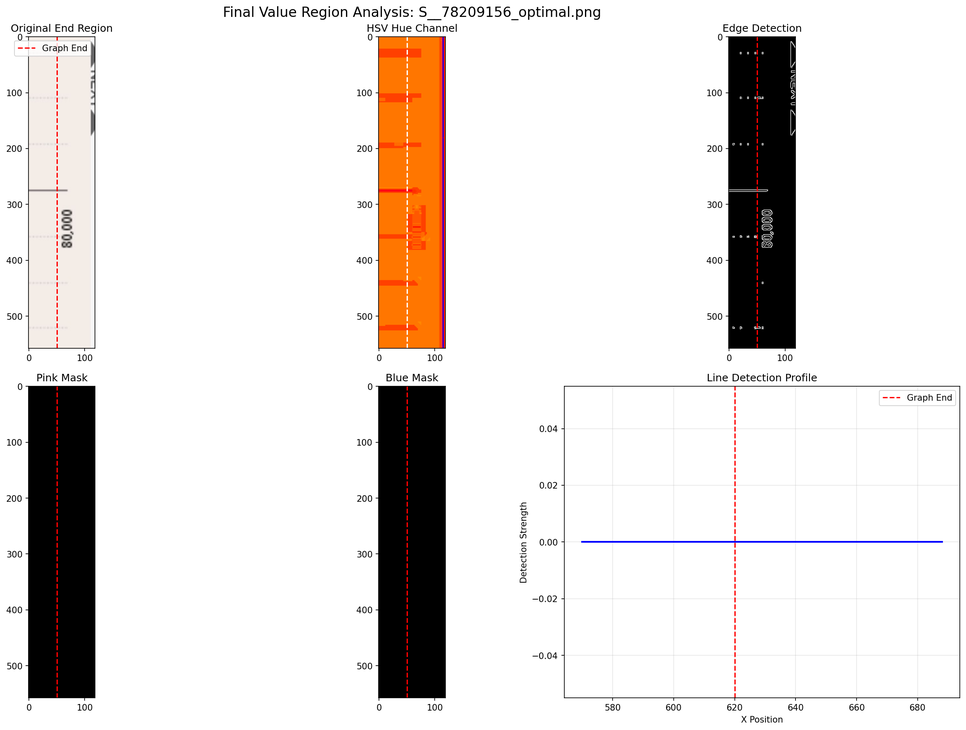
#> input picture final_value_analysis_S__78209156_optimal.png, 966 x 730 px, shrunk from 2340 x 1769 before the run
$ python -i optimal_graph_cropper_v2.py   (imports and definitions only)   (older library calls are emulated)
#> lines starting #> are read from the running program, lines starting #| are printed output that depends on the picture
#!/usr/bin/env python3
"""
最適化グラフ切り取りツール V2
- ±30,000の線を含むグラフ領域を切り取り
- Y軸の数値ラベルは含めない（BACK/NEXTなど）
- グリッド線を基準に正確な境界検出
"""

import os
import numpy as np
from PIL import Image
import cv2
from typing import Tuple, Optional, Dict

class OptimalGraphCropperV2:
    """最適化グラフ切り取りシステム V2"""

    def __init__(self, debug_mode=True):
        self.debug_mode = debug_mode

    def log(self, message, level="INFO"):
        """ログ出力"""
        if self.debug_mode:
            print(f"[{level}] {message}")

    def detect_horizontal_lines(self, img_array: np.ndarray) -> list:
        """水平線（グリッド線）を検出"""
        height, width = img_array.shape[:2]
        gray = cv2.cvtColor(img_array, cv2.COLOR_RGB2GRAY)

        # エッジ検出
        edges = cv2.Canny(gray, 30, 100)

        # 水平線を検出
        horizontal_lines = []
        min_line_length = width * 0.5  # 画面幅の50%以上

        for y in range(height):
            # 水平方向のエッジをカウント
            edge_count = np.sum(edges[y, width//4:3*width//4] > 0)
            if edge_count > min_line_length:
                horizontal_lines.append(y)

        # 連続した線をグループ化して代表値を取る
        if not horizontal_lines:
            return []

        grouped_lines = []
        current_group = [horizontal_lines[0]]

        for i in range(1, len(horizontal_lines)):
            if horizontal_lines[i] - horizontal_lines[i-1] <= 3:
                current_group.append(horizontal_lines[i])
            else:
                grouped_lines.append(int(np.mean(current_group)))
                current_group = [horizontal_lines[i]]

        grouped_lines.append(int(np.mean(current_group)))

        return grouped_lines

    def find_graph_boundaries_by_lines(self, img_array: np.ndarray) -> Tuple[int, int, int, int]:
        """グリッド線を基準にグラフ境界を検出"""
        height, width = img_array.shape[:2]

        # 水平線を検出
        h_lines = self.detect_horizontal_lines(img_array)

        if len(h_lines) < 2:
            self.log("グリッド線が不足、デフォルト値を使用", "WARNING")
            # フォールバック値
            top = int(height * 0.15)
            bottom = int(height * 0.85)
        else:
            # 最上部と最下部のグリッド線を±30,000の線として扱う
            # ただし、あまりに端に近い線は除外
            valid_lines = [y for y in h_lines if height * 0.1 < y < height * 0.9]

            if len(valid_lines) >= 2:
                top = min(valid_lines)
                bottom = max(valid_lines)

                # 上下に少しマージンを追加（線が切れないように）
                top = max(0, top - 5)
                bottom = min(height - 1, bottom + 5)
            else:
                top = int(height * 0.15)
                bottom = int(height * 0.85)

        # 左右の境界
        # グラフ描画領域の開始と終了を検出
        gray = cv2.cvtColor(img_array, cv2.COLOR_RGB2GRAY)

        # 垂直エッジを検出して左右の境界を見つける
        edges_v = cv2.Sobel(gray, cv2.CV_64F, 1, 0, ksize=3)
        edges_v = np.abs(edges_v)

        # 左側の境界（Y軸の右側）
        left = 0
        for x in range(width//4):
            if np.mean(edges_v[top:bottom, x]) > 20:
                left = x + 10  # 少し右にオフセット
                break

        if left == 0:
            left = int(width * 0.08)  # デフォルト値

        # 右側の境界
        right = width
        for x in range(width-1, 3*width//4, -1):
            if np.mean(edges_v[top:bottom, x]) > 20:
                right = x - 10  # 少し左にオフセット
                break

        if right == width:
            right = int(width * 0.92)  # デフォルト値

        # 0ラインの検出（デバッグ用）
        zero_line_y = self.detect_zero_line(img_array[top:bottom, left:right])
        if zero_line_y is not None:
            zero_line_y += top
            self.log(f"0ライン検出: Y={zero_line_y} (相対位置: {(zero_line_y-top)/(bottom-top)*100:.1f}%)", "DEBUG")

        return (left, top, right, bottom)

    def detect_zero_line(self, roi: np.ndarray) -> Optional[int]:
        """ROI内で0ラインを検出"""
        height, width = roi.shape[:2]
        gray = cv2.cvtColor(roi, cv2.COLOR_RGB2GRAY)

        # 中央付近で最も濃い線を探す
        center_y = height // 2
        search_range = height // 3

        max_darkness = 0
        zero_line_y = None

        for y in range(max(1, center_y - search_range),
                      min(height - 1, center_y + search_range)):
            # ライン上のピクセルの暗さを評価
            line_darkness = 255 - np.mean(gray[y, :])

            if line_darkness > max_darkness:
                max_darkness = line_darkness
                zero_line_y = y

        return zero_line_y

    def crop_optimal_graph(self, image_path: str, output_path: str = None) -> Tuple[bool, Optional[str], Dict]:
        """最適化されたグラフ切り取りを実行"""
        try:
            self.log(f"処理開始: {os.path.basename(image_path)}")

            # 画像読み込み
            img = Image.open(image_path)
#> img is the input picture: PIL image 966x730 RGBA; mean R, G, B, A 229.3, 224.4, 221.7, 255
            img_array = np.array(img)

            # グリッド線基準で境界を検出
            left, top, right, bottom = self.find_graph_boundaries_by_lines(img_array)
#> in detect_horizontal_lines, `gray = cv2.cvtColor(img_array, cv2.COLOR_RGB2GRAY)`:
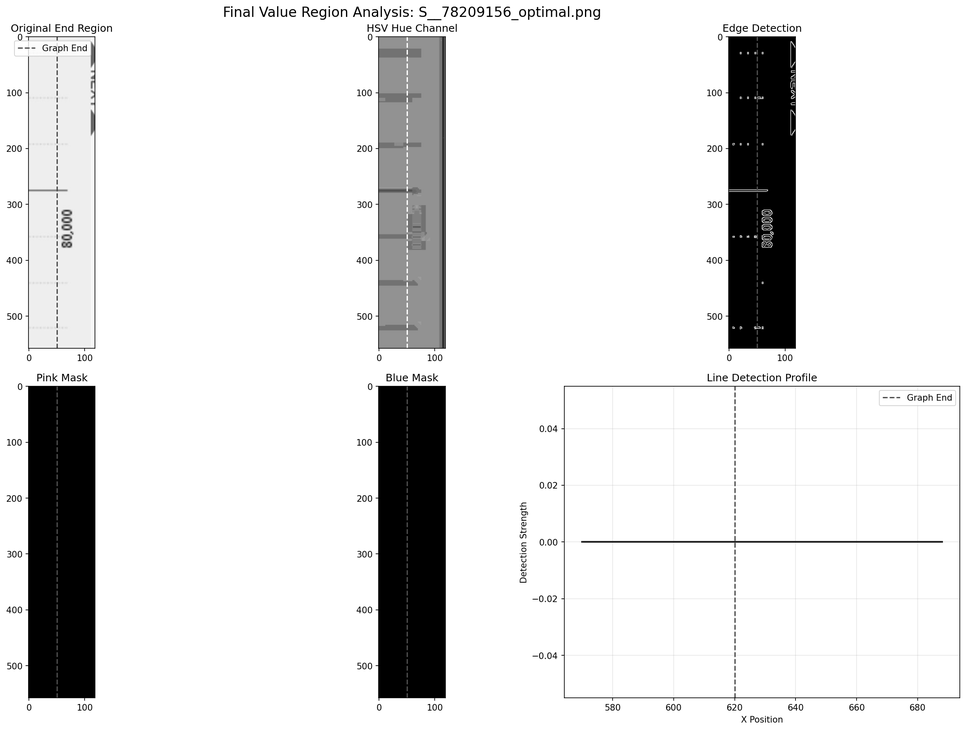
#> gray: shape (730, 966); min 0, max 255, mean 225.6
#> in detect_horizontal_lines, `edges = cv2.Canny(gray, 30, 100)`:
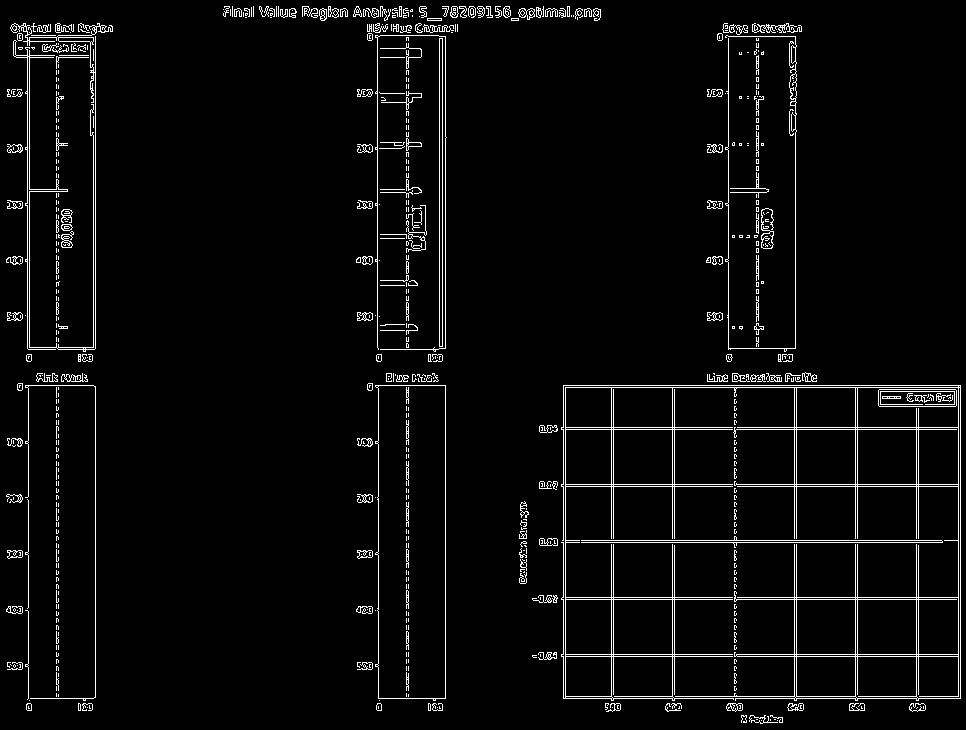
#> edges: shape (730, 966); 3.9% white in thin lines or dots
#> the loop in detect_horizontal_lines, `for y in range(height):` made 730 passes
#> edge_count on passes 1 to 3: 0, 0, 0
#> after the loop in detect_horizontal_lines, `for y in range(height):`: horizontal_lines = []
#> in find_graph_boundaries_by_lines, `edges_v = cv2.Sobel(gray, cv2.CV_64F, 1, 0, ksize=3)`:
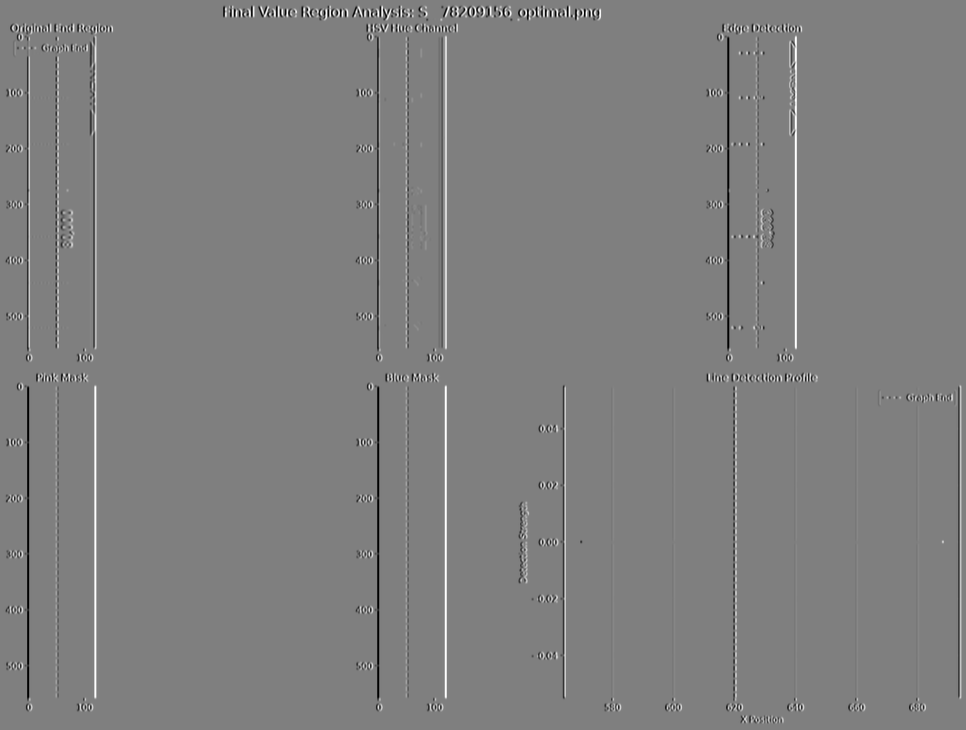
#> edges_v: shape (730, 966) float64; min -1020, max 1020, mean 0; drawn with min black and max white
#> in find_graph_boundaries_by_lines, `edges_v = np.abs(edges_v)`:
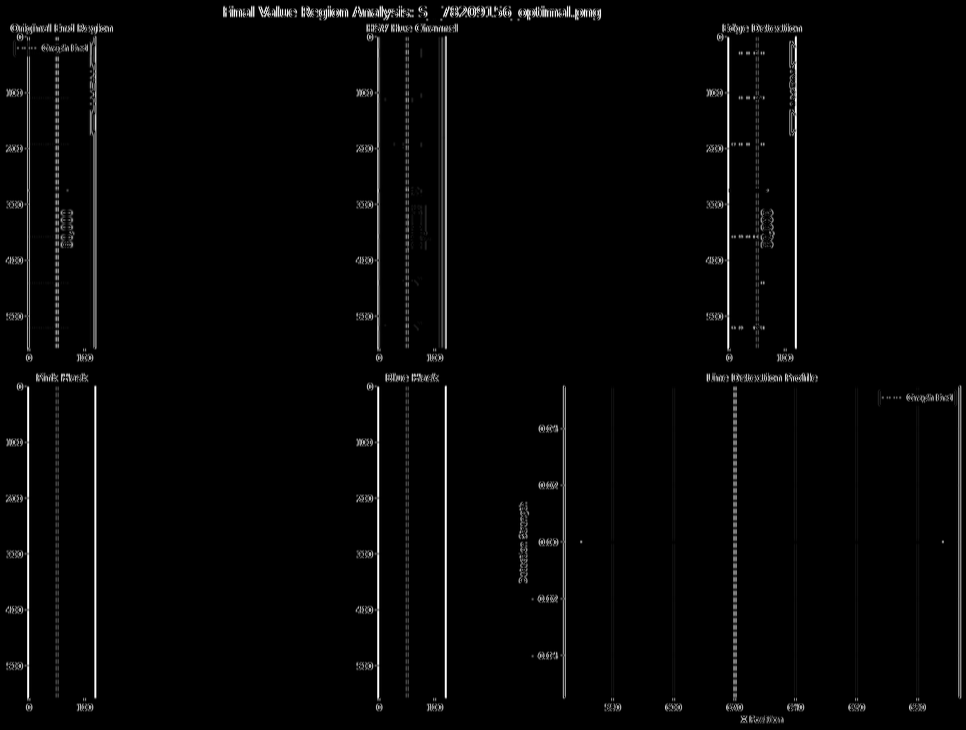
#> edges_v: shape (730, 966) float64; min 0, max 1020, mean 20.8; drawn with min black and max white
#> in detect_zero_line, `gray = cv2.cvtColor(roi, cv2.COLOR_RGB2GRAY)`:
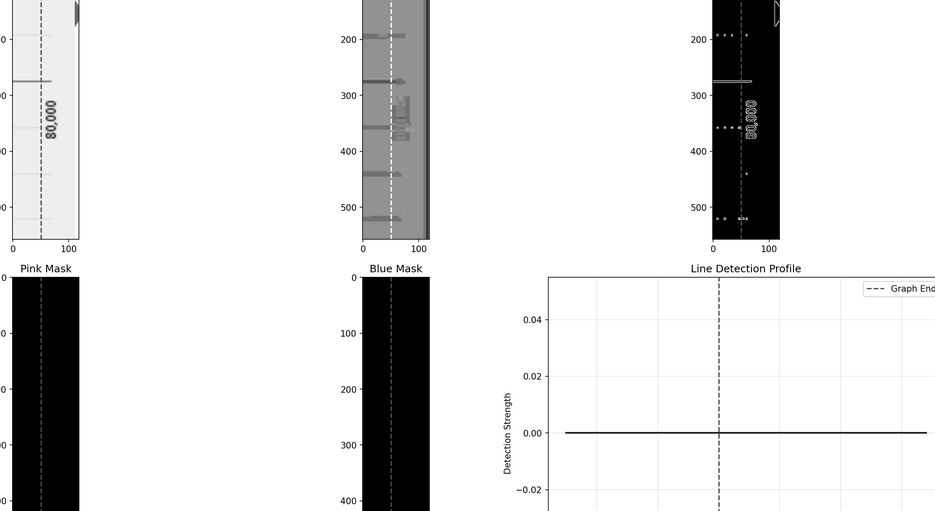
#> gray: shape (511, 935); min 0, max 255, mean 223.1
#> in detect_zero_line, `gray = cv2.cvtColor(roi, cv2.COLOR_RGB2GRAY)`:
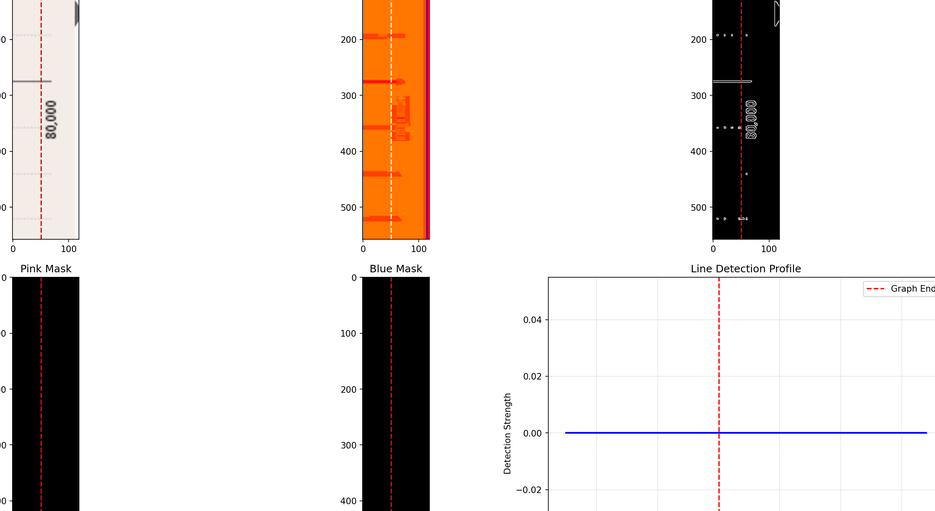
#> roi: shape (511, 935, 4); mean of channels 0, 1, 2, 3 227.4, 221.8, 218.7, 255; drawn as R, G, B
#> the loop in detect_zero_line, `for y in range(max(1, center_y - search_range), min(height - 1, center..` made 340 passes
#> (line_darkness, max_darkness) on passes 1, 6, 8, 9, 11, 67, 154, 155, 193: (28.47, 28.47), (28.5, 28.5), (31.12, 31.12), (32.29, 32.29), (33.23, 33.23), (33.32, 33.32), (33.54, 33.54), (34.44, 34.44), (98.78, 98.78)
#> line_darkness on passes 2, 3, 4, 5, 7, 10: 28.35, 28.37, 28.39, 28.42, 28.4, 31.9
#> after the loop in detect_zero_line, `for y in range(max(1, center_y - search_range),`: max_darkness = 98.78; zero_line_y = 277
#> in find_graph_boundaries_by_lines, `zero_line_y += top`: zero_line_y = 386
#> left = 16; top = 109; right = 951; bottom = 620

            self.log(f"検出境界: ({left}, {top}, {right}, {bottom})")
            self.log(f"切り取りサイズ: {right-left}×{bottom-top}")

            # 切り取り実行
            cropped_img = img.crop((left, top, right, bottom))

            # 出力パス生成
            if output_path is None:
                base_name = os.path.splitext(os.path.basename(image_path))[0]
                output_path = f"{base_name}_optimal_v2.png"

            # 保存
            cropped_img.save(output_path, "PNG", optimize=True)

            # 詳細情報
            details = {
                "original_size": img.size,
                "cropped_size": (right - left, bottom - top),
                "boundaries": (left, top, right, bottom),
                "success": True
            }
#> details = {'original_size': (966, 730), 'cropped_size': (935, 511), 'boundaries': (16, 109, 951, 620), 'success': True}

            return True, output_path, details

        except Exception as e:
            self.log(f"エラー: {str(e)}", "ERROR")
            return False, None, {"error": str(e)}

# [41 lines left out: function main, not called in this run]

# [2 lines not run here, left out]

>>> result = OptimalGraphCropperV2().crop_optimal_graph('final_value_analysis_S__78209156_optimal.png')
